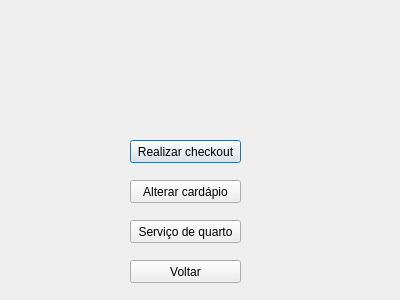
<?xml version="1.0" encoding="UTF-8"?>
<ui version="4.0">
 <class>adm</class>
 <widget class="QDialog" name="adm">
  <property name="geometry">
   <rect>
    <x>0</x>
    <y>0</y>
    <width>400</width>
    <height>300</height>
   </rect>
  </property>
  <property name="windowTitle">
   <string>Dialog</string>
  </property>
  <widget class="QPushButton" name="pushButton">
   <property name="geometry">
    <rect>
     <x>130</x>
     <y>140</y>
     <width>111</width>
     <height>23</height>
    </rect>
   </property>
   <property name="text">
    <string>Realizar checkout</string>
   </property>
  </widget>
  <widget class="QPushButton" name="pushButton_2">
   <property name="geometry">
    <rect>
     <x>130</x>
     <y>180</y>
     <width>111</width>
     <height>23</height>
    </rect>
   </property>
   <property name="text">
    <string>Alterar cardápio</string>
   </property>
  </widget>
  <widget class="QPushButton" name="pushButton_3">
   <property name="geometry">
    <rect>
     <x>130</x>
     <y>220</y>
     <width>111</width>
     <height>23</height>
    </rect>
   </property>
   <property name="text">
    <string>Serviço de quarto</string>
   </property>
  </widget>
  <widget class="QPushButton" name="pushButton_4">
   <property name="geometry">
    <rect>
     <x>130</x>
     <y>260</y>
     <width>111</width>
     <height>23</height>
    </rect>
   </property>
   <property name="text">
    <string>Voltar</string>
   </property>
  </widget>
 </widget>
 <resources/>
 <connections/>
</ui>
